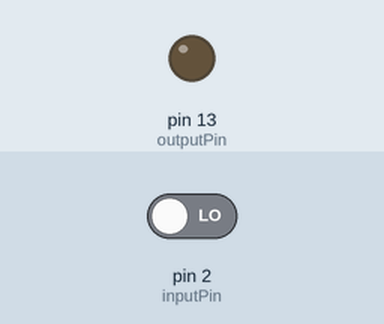
The sketch below on a simulated Arduino Uno, built with avr-gcc and run on an emulated ATmega328P. On the bench: output pins drawn as LEDs (lit = HIGH). The inputs (shaded band) are chosen by the test bench; at power-on: pin 2 (inputPin) LOW.

Above: at 1.2 s.
1.3 s: pin 2 (inputPin) driven HIGH
At 1.9 s:
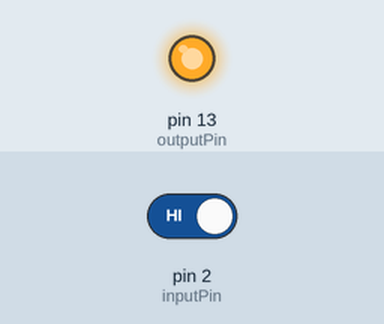
2.8 s: pin 2 (inputPin) driven LOW
At 3.1 s:
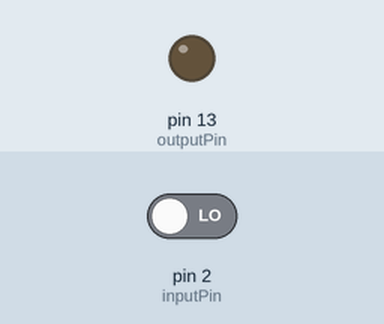
Timing chart, 0 to 5.8 s (numbered marks = the images above; inputs shaded):
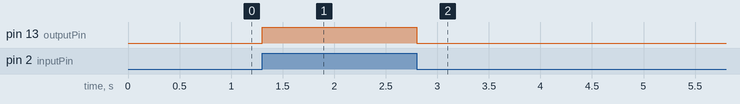

Measured:
- after the input at 1.3 s, pin 13 (outputPin): LOW → HIGH at once
- after the input at 2.8 s, pin 13 (outputPin): HIGH → LOW at once

The sketch:

BUZZER.ino
```cpp
const int inputPin = 2;
const int outputPin = 13;

void setup() {
  pinMode(13,OUTPUT);
  pinMode(2,INPUT);
}

void loop() {
  int value = digitalRead(inputPin);
  if(value == 1){
    digitalWrite(outputPin, HIGH);
  }
  else
  digitalWrite(outputPin,LOW);
  delay(100);
}
```
